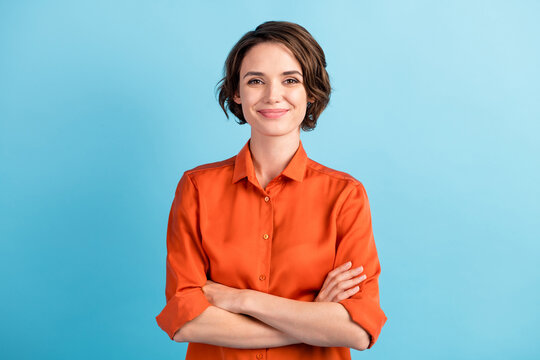
#> input picture Images/person.jpg, 540 x 360 px
$ jupyter execute alphaChannel.ipynb
#> lines starting #> are read from the running program, lines starting #| are printed output that depends on the picture; after the words box and inside, x2 and y2 are one past the last pixel; in counts of white or black regions, pixels touching at a corner belong together
[cell 1]
import cv2
img = cv2.imread("./Images/person.jpg")
#> img is the input picture: shape (360, 540, 3); mean B, G, R 184.4, 177.9, 151.8

[cell 2]
import matplotlib.pyplot as plt
plt.imshow(img[... , ::-1])

[cell 3]
img.shape
#> Out = (360, 540, 3)

[cell 4]
import numpy as np

cropped = img[10:140, 210:340]
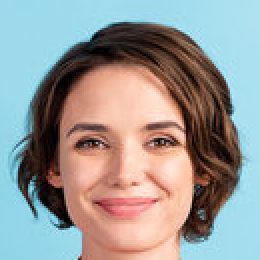
#> cropped: shape (130, 130, 3) (shown 2 times larger); mean B, G, R 150.7, 152.5, 152.3
circle = np.zeros((130,130,3), np.uint8)
h, w = cropped.shape[:2]
#> h = 130; w = 130

circle = np.zeros((h, w), np.uint8)
cv2.circle(circle, (w//2, h//2), min(h,w)//2, 255, -1)
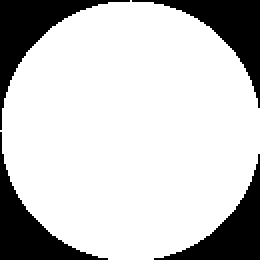
#> circle: shape (130, 130) (shown 2 times larger); 78.5% white; 4 black regions, box (x1, y1, x2, y2) and area: (0, 0, 65, 65) 972, (66, 0, 130, 54) 907, (0, 66, 54, 130) 907, (77, 77, 130, 130) 843
output_image = cv2.bitwise_and(cropped,cropped, mask=circle)
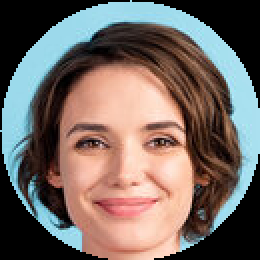
#> output_image: shape (130, 130, 3) (shown 2 times larger); mean B, G, R 100.4, 105.8, 118
plt.imshow(output_image[..., ::-1])

$ run again, with Images/adad.jpg copied over Images/person.jpg
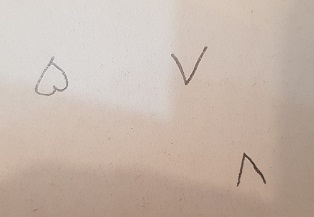
#> input picture Images/adad.jpg, 314 x 217 px
#> img is the input picture: shape (217, 314, 3); mean B, G, R 171.2, 182.2, 198.4
#> `cv2.circle(circle, (w//2, h//2), min(h,w)//2, 255, -1)`:
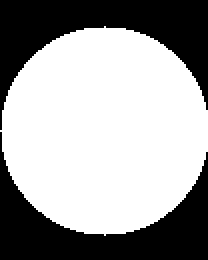
#> circle: shape (130, 104) (shown 2 times larger); 62.8% white; 2 black regions, box (x1, y1, x2, y2) and area: (0, 0, 104, 65) 2564, (0, 66, 104, 130) 2460
#> `output_image = cv2.bitwise_and(cropped,cropped, mask=circle)`:
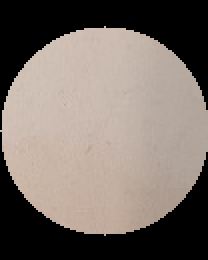
#> output_image: shape (130, 104, 3) (shown 2 times larger); mean B, G, R 104.6, 111.7, 122
